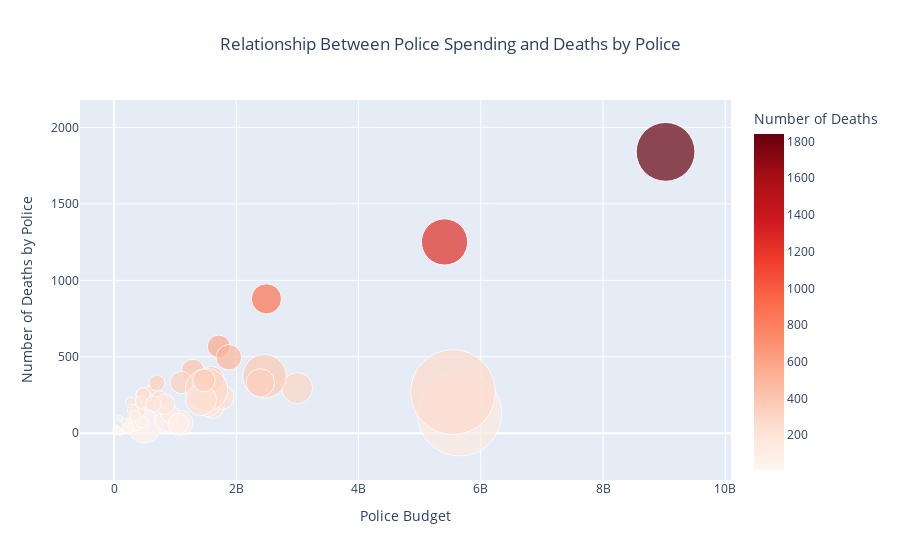

The notebook cell saved with this chart:
### Code cell
import pandas as pd
import plotly.express as px

# Load the cleaned datasets (assumed to be already loaded as police_killings_data and police_budgets)

# Aggregate police spending data by state
state_budget_data = merged_data.groupby('State').agg({
    'Police Budget': 'sum',
    'Total Budget': 'sum'
}).reset_index()

# Aggregate the number of police deaths by state
state_deaths_data = police_killings_data.groupby('State').size().reset_index(name='Number of Deaths')

# Combine the aggregated police spending and deaths data by state
combined_data = pd.merge(state_budget_data, state_deaths_data, on='State', how='outer')

# Create a scatter plot with police budget and number of deaths
fig_relationship = px.scatter(
    combined_data,
    x='Police Budget',
    y='Number of Deaths',
    size='Total Budget',
    color='Number of Deaths',
    hover_name='State',
    hover_data=['Police Budget', 'Total Budget', 'Number of Deaths'],
    title='Relationship Between Police Spending and Deaths by Police',
    size_max=60,
    color_continuous_scale='Reds'
)

# Update layout for better visualization
fig_relationship.update_layout(
    title={
        'text': 'Relationship Between Police Spending and Deaths by Police',
        'x':0.5,
        'xanchor': 'center'
    },
    xaxis_title='Police Budget',
    yaxis_title='Number of Deaths by Police'
)

# Show the plot
fig_relationship.show()

### Figure 1 — Plotly figure (JSON) as saved in the notebook; plotly's stock layout.template omitted (floating-point values rounded to 4 significant figures)
{"data": [{"customdata": [[6214082131], [4111212805], [6131469059], [5013569458], [33396012934], [4954300885], [2718309245], [10709066000], [127516557], [8796416896], [6311636690], [2023549954], [530344565], [308072614], [9239632118], [5883443522], [68744429251], [2484451529], [2166755411], [4502020128], [5761594243], [1310264390], [2486998804], [3180435713], [4839741337], [4026066626], [1412718885], [18208841436], [104520893], [4126712377], [1167676452], [2052480448], [1721729131], [1562614588], [69558879704], [6287588599], [2511298410], [4210972504], [17246829332], [539566355], [1064132220], [185636492], [7751626223], [20626127471], [1196078174], [9306450860], [583959158], [4934743108], [2290426943], [1216944663], [90089417]], "hovertemplate": "<b>%{hovertext}</b><br><br>Police Budget=%{x}<br>Number of Deaths=%{marker.color}<br>Total Budget=%{customdata[0]}<extra></extra>", "hovertext": ["AK", "AL", "AR", "AZ", "CA", "CO", "CT", "DC", "DE", "FL", "GA", "HI", "IA", "ID", "IL", "IN", "KS", "KY", "LA", "MA", "MD", "ME", "MI", "MN", "MO", "MS", "MT", "NC", "ND", "NE", "NH", "NJ", "NM", "NV", "NY", "OH", "OK", "OR", "PA", "RI", "SC", "SD", "TN", "TX", "UT", "VA", "VT", "WA", "WI", "WV", "WY"], "legendgroup": "", "marker": {"color": [69, 243, 180, 568, 1840, 410, 54, 46, 28, 879, 497, 56, 74, 99, 295, 236, 127, 205, 248, 83, 189, 56, 226, 129, 332, 189, 77, 373, 23, 63, 33, 148, 254, 204, 269, 354, 329, 197, 286, 11, 201, 40, 330, 1251, 152, 218, 18, 346, 192, 114, 39], "coloraxis": "coloraxis", "size": [6214082131, 4111212805, 6131469059, 5013569458, 33396012934, 4954300885, 2718309245, 10709066000, 127516557, 8796416896, 6311636690, 2023549954, 530344565, 308072614, 9239632118, 5883443522, 68744429251, 2484451529, 2166755411, 4502020128, 5761594243, 1310264390, 2486998804, 3180435713, 4839741337, 4026066626, 1412718885, 18208841436, 104520893, 4126712377, 1167676452, 2052480448, 1721729131, 1562614588, 69558879704, 6287588599, 2511298410, 4210972504, 17246829332, 539566355, 1064132220, 185636492, 7751626223, 20626127471, 1196078174, 9306450860, 583959158, 4934743108, 2290426943, 1216944663, 90089417], "sizemode": "area", "sizeref": 19320000.0, "symbol": "circle"}, "mode": "markers", "name": "", "orientation": "v", "showlegend": false, "type": "scatter", "x": [1083275489, 605864777, 1605840721, 1713091967, 9024024170, 1289043610, 457502233, 499747000, 37246810, 2493103486, 1878027316, 287398053, 176113207, 97261989, 2995833319, 1761996996, 5654156967, 576267344, 476269796, 846357480, 1535042301, 368155304, 742921096, 911159894, 1103090340, 832447403, 452186191, 2462047440, 24627758, 1054168382, 224354811, 390486457, 475241375, 447808128, 5545674466, 1590069526, 700704401, 1464665118, 1513529443, 93930918, 274417286, 43487888, 2394042917, 5407185201, 310632935, 1422054582, 48274513, 1470978902, 645740043, 342600788, 33142198], "xaxis": "x", "y": [69, 243, 180, 568, 1840, 410, 54, 46, 28, 879, 497, 56, 74, 99, 295, 236, 127, 205, 248, 83, 189, 56, 226, 129, 332, 189, 77, 373, 23, 63, 33, 148, 254, 204, 269, 354, 329, 197, 286, 11, 201, 40, 330, 1251, 152, 218, 18, 346, 192, 114, 39], "yaxis": "y"}], "layout": {"autosize": true, "coloraxis": {"colorbar": {"title": {"text": "Number of Deaths"}}, "colorscale": [[0, "rgb(255,245,240)"], [0.125, "rgb(254,224,210)"], [0.25, "rgb(252,187,161)"], [0.375, "rgb(252,146,114)"], [0.5, "rgb(251,106,74)"], [0.625, "rgb(239,59,44)"], [0.75, "rgb(203,24,29)"], [0.875, "rgb(165,15,21)"], [1, "rgb(103,0,13)"]]}, "legend": {"itemsizing": "constant", "tracegroupgap": 0}, "title": {"text": "Relationship Between Police Spending and Deaths by Police", "x": 0.5, "xanchor": "center"}, "xaxis": {"anchor": "y", "autorange": true, "domain": [0, 1], "range": [-536200000.0, 9949000000.0], "title": {"text": "Police Budget"}, "type": "linear"}, "yaxis": {"anchor": "x", "autorange": true, "domain": [0, 1], "range": [-1046.0, 2715.0], "title": {"text": "Number of Deaths by Police"}, "type": "linear"}}}
